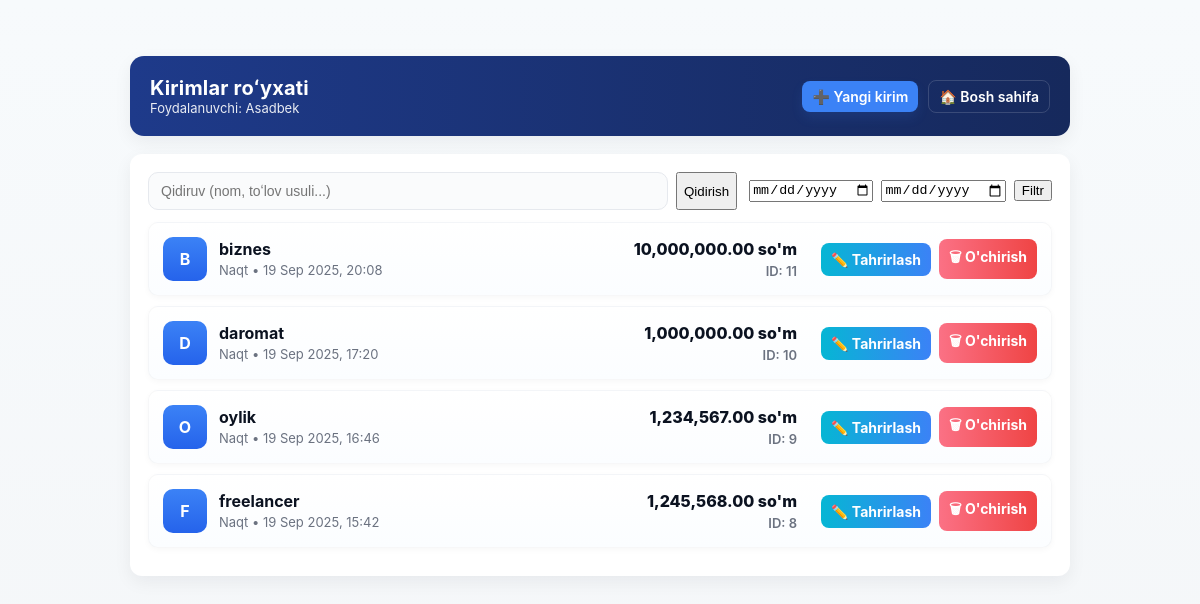
Before: /en/income/income/ (signed in) with the older database file.
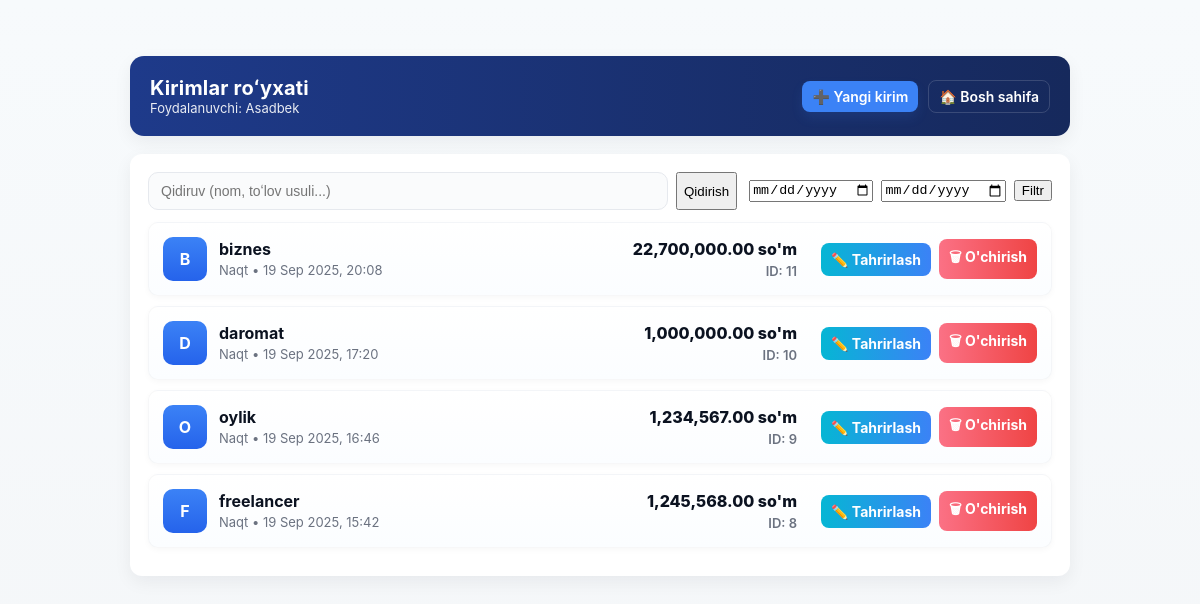
After: the same page with the newer database file.
### income/models.py (models this page shows, shortened)
class Income(models.Model):
    PAYMENT_METHODS = [
        ('naqt', _('Naqt')),
        ('karta', _('Karta')),
        ('dollar', _('Dollar')),
    ]
    user = models.ForeignKey(
        settings.AUTH_USER_MODEL,
        on_delete=models.CASCADE,
        verbose_name=_("Foydalanuvchi")
    )
    title = models.CharField(max_length=255, verbose_name=_("Nom"))
    amount = models.DecimalField(max_digits=12, decimal_places=2, verbose_name=_("Summasi"))
    payment_method = models.CharField(max_length=20, choices=PAYMENT_METHODS, verbose_name=_("To‘lov usuli"))
    created_at = models.DateTimeField(
        auto_now_add=True,
        verbose_name=_("Sana")
    )
    USD_RATE = 12700

### income/views.py (the view)
# urls.py: path('income/', views.income_list, name='income_list'),
@login_required
def income_list(request):
    incomes = Income.objects.filter(user=request.user).order_by('-created_at')
    start_date = request.GET.get('start_date')
    end_date = request.GET.get('end_date')
    if start_date and end_date:
        start_date_obj = parse_date(start_date)
        end_date_obj = parse_date(end_date)
        if start_date_obj and end_date_obj:
            incomes = incomes.filter(created_at__date__range=(start_date_obj, end_date_obj))
            range_total = incomes.aggregate(total=Sum('amount'))['total'] or 0
        else:
            range_total = None
    else:
        range_total = None
    context = {
        'incomes': incomes,
        'start_date': start_date,
        'end_date': end_date,
        'range_total': range_total,
    }
    return render(request, 'income_list.html', context)

### templates/income_list.html (shortened to what this page needs)
{% load humanize %}
<!DOCTYPE html>
<html lang="uz">
<head>
</head>
<body>
  <div class="container">
    <header class="appbar">
      <div class="left">
        <div>
          <h1>Kirimlar roʻyxati</h1>
          <div class="sub">Foydalanuvchi: {{ request.user.username }}</div>
        </div>
      </div>
      <div class="actions">
        <a href="{% url 'income_add' %}" class="btn small">➕ Yangi kirim</a>
        <a href="{% url 'home' %}" class="btn small secondary">🏠 Bosh sahifa</a>
      </div>
    </header>
    <div class="card" style="margin-top:18px;">
      <div class="list-actions">
        <div class="search">
          <form method="get" action="{% url 'income_list' %}" style="display:flex;width:100%;gap:8px;">
            <input type="text" name="q" placeholder="Qidiruv (nom, toʻlov usuli...)" value="{{ request.GET.q|default:'' }}">
            <button class="btn small" type="submit">Qidirish</button>
          </form>
        </div>
        <div class="filters">
          <form method="get" action="{% url 'income_list' %}" style="display:flex; gap:8px; align-items:center;">
            <input type="date" name="start_date" value="{{ start_date|default:'' }}" />
            <input type="date" name="end_date" value="{{ end_date|default:'' }}" />
            <button class="btn small" type="submit">Filtr</button>
          </form>
        </div>
      </div>
      {% if incomes %}
      <ul class="income-list">
        {% for income in incomes %}
        <li>
          <div class="income-meta">
            <div class="avatar">{{ income.title|slice:":1"|upper }}</div>
            <div class="meta-text">
              <span class="title">{{ income.title }}</span>
              <span class="subtitle">{{ income.payment_method|capfirst }} • {{ income.created_at|date:"d M Y, H:i" }}</span>
            </div>
          </div>
          <div class="amount">
            {{ income.amount|intcomma }} so'm
            <small>ID: {{ income.id }}</small>
          </div>
          <div class="item-actions">
            <a href="{% url 'income_update' income.id %}" class="action-btn action-edit">✏️ Tahrirlash</a>
            <a href="{% url 'income_delete' income.id %}" class="action-btn action-delete">🗑 O'chirish</a>
          </div>
        </li>
        {% endfor %}
      </ul>
      {% endif %}
    </div>
  </div>
</body>
</html>

Changed rows visible on the page:
changed Income "biznes": amount "10,000,000.00" → "22,700,000.00"
